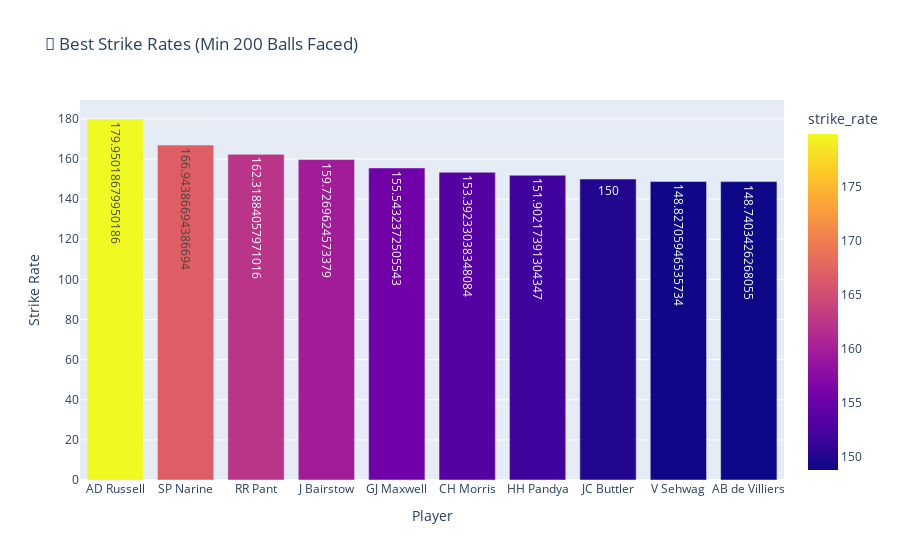

The code cell stored with this chart in its notebook:
### Code cell
#2. Best Strike Rates (min 200 balls)

# Get total runs and balls for each batsman
runs_scored = deliveries.groupby('batsman')['batsman_runs'].sum()
balls_faced = deliveries.groupby('batsman').size()

# Combine both into one DataFrame
batting_stats = pd.DataFrame({
    'runs': runs_scored,
    'balls': balls_faced
})

# Filter players with at least 200 balls faced
batting_stats = batting_stats[batting_stats['balls'] >= 200]

# Calculate strike rate
batting_stats['strike_rate'] = (batting_stats['runs'] / batting_stats['balls']) * 100

# Sort and select top 10
top_strike_rates = batting_stats.sort_values(by='strike_rate', ascending=False).head(10).reset_index()

# Plot using Plotly
import plotly.express as px

fig = px.bar(top_strike_rates, x='batsman', y='strike_rate', color='strike_rate',
             title='🚀 Best Strike Rates (Min 200 Balls Faced)', text='strike_rate')
fig.update_layout(xaxis_title='Player', yaxis_title='Strike Rate')
fig.show()

### Figure 1 — Plotly figure (JSON) as saved in the notebook; plotly's stock layout.template omitted (floating-point values rounded to 4 significant figures)
{"data": [{"hovertemplate": "batsman=%{x}<br>strike_rate=%{marker.color}<extra></extra>", "legendgroup": "", "marker": {"color": [180.0, 166.9, 162.3, 159.7, 155.5, 153.4, 151.9, 150.0, 148.8, 148.7], "coloraxis": "coloraxis", "pattern": {"shape": ""}}, "name": "", "orientation": "v", "showlegend": false, "text": [180.0, 166.9, 162.3, 159.7, 155.5, 153.4, 151.9, 150.0, 148.8, 148.7], "textposition": "auto", "type": "bar", "x": ["AD Russell", "SP Narine", "RR Pant", "J Bairstow", "GJ Maxwell", "CH Morris", "HH Pandya", "JC Buttler", "V Sehwag", "AB de Villiers"], "xaxis": "x", "y": [180.0, 166.9, 162.3, 159.7, 155.5, 153.4, 151.9, 150.0, 148.8, 148.7], "yaxis": "y"}], "layout": {"barmode": "relative", "coloraxis": {"colorbar": {"title": {"text": "strike_rate"}}, "colorscale": [[0, "#0d0887"], [0.1111, "#46039f"], [0.2222, "#7201a8"], [0.3333, "#9c179e"], [0.4444, "#bd3786"], [0.5556, "#d8576b"], [0.6667, "#ed7953"], [0.7778, "#fb9f3a"], [0.8889, "#fdca26"], [1, "#f0f921"]]}, "legend": {"tracegroupgap": 0}, "title": {"text": "🚀 Best Strike Rates (Min 200 Balls Faced)"}, "xaxis": {"anchor": "y", "domain": [0, 1], "title": {"text": "Player"}}, "yaxis": {"anchor": "x", "domain": [0, 1], "title": {"text": "Strike Rate"}}}}
